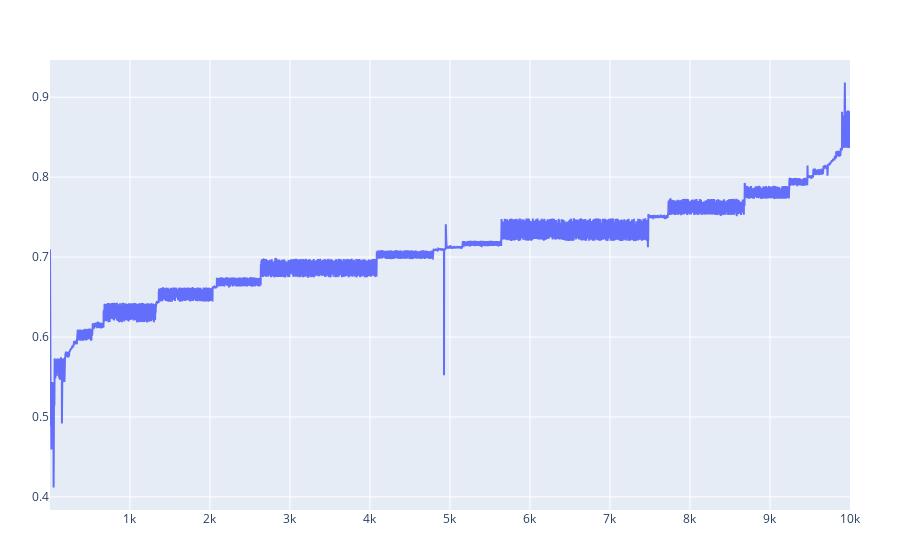

Notebook code cell kept with this figure:
### Code cell
PlotlyJS.Plot(X)

### Figure 1 — Plotly figure (JSON) as saved in the notebook; plotly's stock layout.template omitted (floating-point values rounded to 4 significant figures; data arrays with more than 128 entries replaced by an {"elided": "..."} marker saying what was removed)
{"data": [{"type": "scatter", "x": {"elided": "10000 int values"}, "y": {"elided": "10000 float values"}}], "layout": {"margin": {"b": 50, "l": 50, "r": 50, "t": 60}}}
